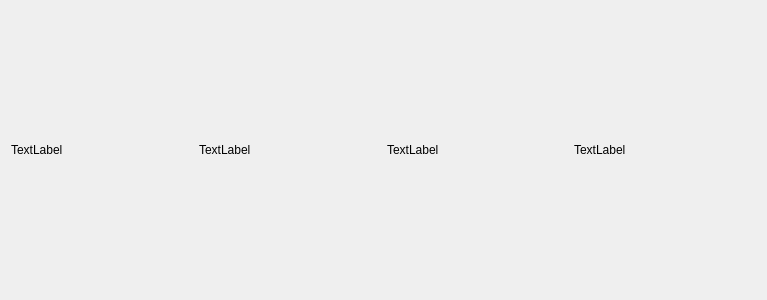
<?xml version="1.0" encoding="UTF-8"?>
<ui version="4.0">
 <class>OrderItemWidget</class>
 <widget class="QWidget" name="OrderItemWidget">
  <property name="geometry">
   <rect>
    <x>0</x>
    <y>0</y>
    <width>767</width>
    <height>300</height>
   </rect>
  </property>
  <property name="windowTitle">
   <string>Form</string>
  </property>
  <layout class="QHBoxLayout" name="horizontalLayout">
   <item>
    <layout class="QVBoxLayout" name="verticalLayout">
     <item>
      <layout class="QHBoxLayout" name="horizontalLayout_2">
       <item>
        <widget class="QLabel" name="label_username">
         <property name="text">
          <string>TextLabel</string>
         </property>
        </widget>
       </item>
       <item>
        <widget class="QLabel" name="label_product_name">
         <property name="text">
          <string>TextLabel</string>
         </property>
        </widget>
       </item>
       <item>
        <widget class="QLabel" name="label_status">
         <property name="text">
          <string>TextLabel</string>
         </property>
        </widget>
       </item>
       <item>
        <widget class="QLabel" name="label_count">
         <property name="text">
          <string>TextLabel</string>
         </property>
        </widget>
       </item>
      </layout>
     </item>
    </layout>
   </item>
  </layout>
 </widget>
 <resources/>
 <connections/>
</ui>
